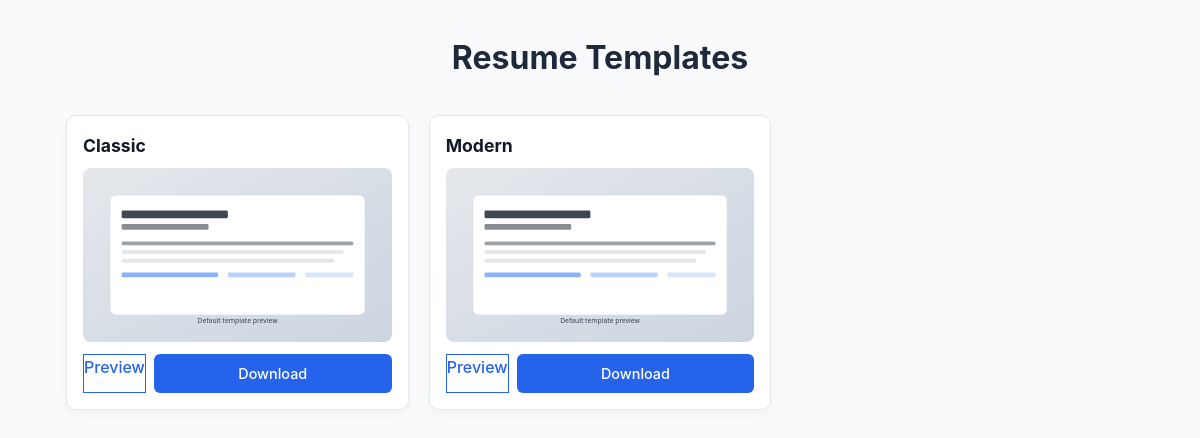
The page /templates/ on the database as committed earlier.
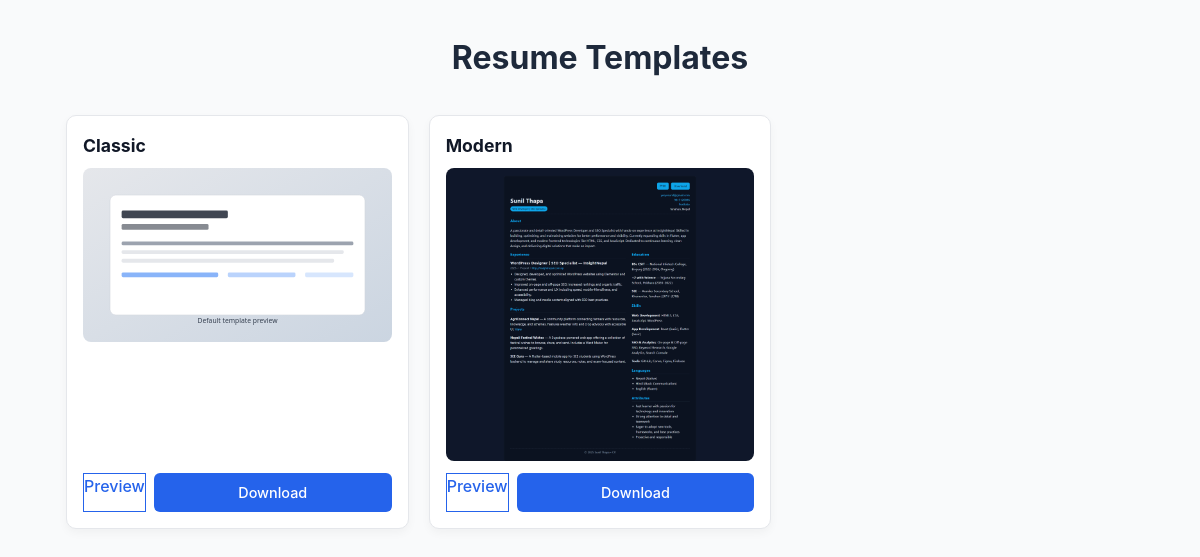
The same page on the database as committed later.
### cv/models.py (models this page shows, shortened)
class ResumeTemplate(models.Model):
    name = models.CharField(max_length=100, unique=True)
    slug = models.SlugField(max_length=100, unique=True)
    template_path = models.CharField(max_length=255, help_text="e.g., cv/resume_modern.html")
    preview_image = models.ImageField(upload_to='template_previews/', blank=True, null=True)

### cv/views.py (the view)
# urls.py: path('templates/', views.templates_gallery_view, name='templates_gallery'),
def templates_gallery_view(request):
    templates = ResumeTemplate.objects.all()
    ctx = get_resume_context()
    ctx.update({'templates': templates})
    return render(request, 'cv/templates_gallery.html', ctx)

### cv/views.py (called while the page is built)
def get_resume_context():
    profile = SiteProfile.objects.first()
    return {
        'profile': profile,
        'education': Education.objects.all(),
        'experience': Experience.objects.prefetch_related('bullets').all(),
        'projects': Project.objects.all(),
        'skills': SkillCategory.objects.prefetch_related('skills').all(),
        'attributes': PersonalAttribute.objects.all(),
        'languages': Language.objects.all(),
        'current_year': timezone.now().year,
    }

### cv/templates/cv/templates_gallery.html (shortened to what this page needs)
{% load static %}
<!DOCTYPE html>
<html lang="en">
<head>
  <link rel="stylesheet" href="{% static 'css/styles.css' %}">
</head>
<body>
  <main class="container">
    <h1>Resume Templates</h1>
    {% if templates %}
      <div class="grid">
        {% for t in templates %}
          <div class="card">
            <h3>{{ t.name }}</h3>
            {% if t.preview_image %}
              <img src="{{ t.preview_image.url }}" alt="{{ t.name }} preview">
            {% else %}
              <img src="{% static 'images/default-template-preview.svg' %}" alt="Default template preview">
            {% endif %}
            <div class="btn-group">
              <a href="{% url 'resume_by_slug' slug=t.slug %}" class="btn-outline">Preview</a>
              <a href="{% url 'download_resume' slug=t.slug %}" class="btn">Download</a>
            </div>
          </div>
        {% endfor %}
      </div>
    {% else %}
      <div class="empty-state">
        <p>No templates available yet. Add them via the Admin panel.</p>
      </div>
    {% endif %}
  </main>
</body>
</html>

Rows that differ between the two databases and show on the page:
changed ResumeTemplate "Modern": preview_image: picture added
